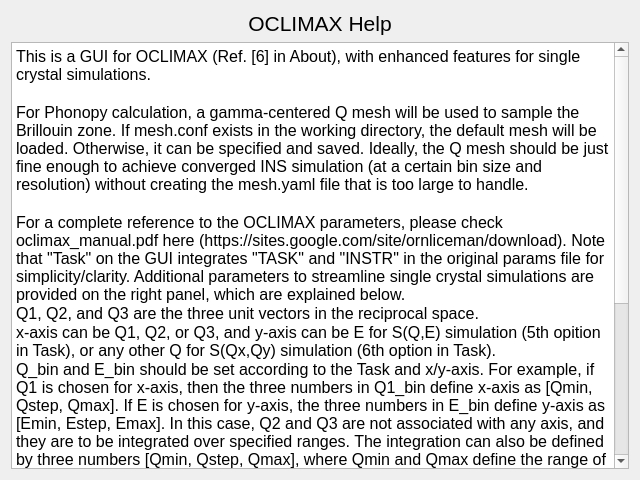
<?xml version="1.0" encoding="UTF-8"?>
<ui version="4.0">
 <class>Help_OCLIMAX</class>
 <widget class="QDialog" name="Help_OCLIMAX">
  <property name="geometry">
   <rect>
    <x>0</x>
    <y>0</y>
    <width>640</width>
    <height>480</height>
   </rect>
  </property>
  <property name="windowTitle">
   <string>Dialog</string>
  </property>
  <layout class="QVBoxLayout" name="verticalLayout">
   <item>
    <widget class="QLabel" name="label">
     <property name="text">
      <string>&lt;html&gt;&lt;head/&gt;&lt;body&gt;&lt;p align=&quot;center&quot;&gt;&lt;span style=&quot; font-size:16pt;&quot;&gt;OCLIMAX Help&lt;/span&gt;&lt;/p&gt;&lt;/body&gt;&lt;/html&gt;</string>
     </property>
    </widget>
   </item>
   <item>
    <widget class="QTextBrowser" name="textBrowser">
     <property name="html">
      <string>&lt;!DOCTYPE HTML PUBLIC &quot;-//W3C//DTD HTML 4.0//EN&quot; &quot;http://www.w3.org/TR/REC-html40/strict.dtd&quot;&gt;
&lt;html&gt;&lt;head&gt;&lt;meta name=&quot;qrichtext&quot; content=&quot;1&quot; /&gt;&lt;meta charset=&quot;utf-8&quot; /&gt;&lt;style type=&quot;text/css&quot;&gt;
p, li { white-space: pre-wrap; }
hr { height: 1px; border-width: 0; }
li.unchecked::marker { content: &quot;\2610&quot;; }
li.checked::marker { content: &quot;\2612&quot;; }
&lt;/style&gt;&lt;/head&gt;&lt;body style=&quot; font-family:'Segoe UI'; font-size:9pt; font-weight:400; font-style:normal;&quot;&gt;
&lt;p style=&quot; margin-top:0px; margin-bottom:0px; margin-left:0px; margin-right:0px; -qt-block-indent:0; text-indent:0px;&quot;&gt;&lt;span style=&quot; font-size:12pt;&quot;&gt;This is a GUI for OCLIMAX (Ref. [6] in About), with enhanced features for single crystal simulations.&lt;/span&gt;&lt;/p&gt;
&lt;p style=&quot;-qt-paragraph-type:empty; margin-top:0px; margin-bottom:0px; margin-left:0px; margin-right:0px; -qt-block-indent:0; text-indent:0px; font-size:12pt;&quot;&gt;&lt;br /&gt;&lt;/p&gt;
&lt;p style=&quot; margin-top:0px; margin-bottom:0px; margin-left:0px; margin-right:0px; -qt-block-indent:0; text-indent:0px;&quot;&gt;&lt;span style=&quot; font-size:12pt;&quot;&gt;For Phonopy calculation, a gamma-centered Q mesh will be used to sample the Brillouin zone. If mesh.conf exists in the working directory, the default mesh will be loaded. Otherwise, it can be specified and saved. Ideally, the Q mesh should be just fine enough to achieve converged INS simulation (at a certain bin size and resolution) without creating the mesh.yaml file that is too large to handle.&lt;/span&gt;&lt;/p&gt;
&lt;p style=&quot;-qt-paragraph-type:empty; margin-top:0px; margin-bottom:0px; margin-left:0px; margin-right:0px; -qt-block-indent:0; text-indent:0px; font-size:12pt;&quot;&gt;&lt;br /&gt;&lt;/p&gt;
&lt;p style=&quot; margin-top:0px; margin-bottom:0px; margin-left:0px; margin-right:0px; -qt-block-indent:0; text-indent:0px;&quot;&gt;&lt;span style=&quot; font-size:12pt;&quot;&gt;For a complete reference to the OCLIMAX parameters, please check oclimax_manual.pdf here (https://sites.google.com/site/ornliceman/download). Note that &amp;quot;Task&amp;quot; on the GUI integrates &amp;quot;TASK&amp;quot; and &amp;quot;INSTR&amp;quot; in the original params file for simplicity/clarity. Additional parameters to streamline single crystal simulations are provided on the right panel, which are explained below.&lt;/span&gt;&lt;/p&gt;
&lt;p style=&quot; margin-top:0px; margin-bottom:0px; margin-left:0px; margin-right:0px; -qt-block-indent:0; text-indent:0px;&quot;&gt;&lt;span style=&quot; font-size:12pt;&quot;&gt;Q1, Q2, and Q3 are the three unit vectors in the reciprocal space.&lt;/span&gt;&lt;/p&gt;
&lt;p style=&quot; margin-top:0px; margin-bottom:0px; margin-left:0px; margin-right:0px; -qt-block-indent:0; text-indent:0px;&quot;&gt;&lt;span style=&quot; font-size:12pt;&quot;&gt;x-axis can be Q1, Q2, or Q3, and y-axis can be E for S(Q,E) simulation (5th opition in Task), or any other Q for S(Qx,Qy) simulation (6th option in Task).&lt;/span&gt;&lt;/p&gt;
&lt;p style=&quot; margin-top:0px; margin-bottom:0px; margin-left:0px; margin-right:0px; -qt-block-indent:0; text-indent:0px;&quot;&gt;&lt;span style=&quot; font-size:12pt;&quot;&gt;Q_bin and E_bin should be set according to the Task and x/y-axis. For example, if Q1 is chosen for x-axis, then the three numbers in Q1_bin define x-axis as [Qmin, Qstep, Qmax]. If E is chosen for y-axis, the three numbers in E_bin define y-axis as [Emin, Estep, Emax]. In this case, Q2 and Q3 are not associated with any axis, and they are to be integrated over specified ranges. The integration can also be defined by three numbers [Qmin, Qstep, Qmax], where Qmin and Qmax define the range of integration, and Qstep is the sampling interval that determines how many samples should be calculated in this range.  The default values [-0.05, 0.05, 0.05] mean that Q2 and Q3 will be integrated within -0.05 and +0.05, with three sampling slices calculated at -0.05, 0.0, +0.05 each (thus nine samples in total for the combination of Q2 and Q3).&lt;/span&gt;&lt;/p&gt;
&lt;p style=&quot;-qt-paragraph-type:empty; margin-top:0px; margin-bottom:0px; margin-left:0px; margin-right:0px; -qt-block-indent:0; text-indent:0px; font-size:12pt;&quot;&gt;&lt;br /&gt;&lt;/p&gt;
&lt;p style=&quot; margin-top:0px; margin-bottom:0px; margin-left:0px; margin-right:0px; -qt-block-indent:0; text-indent:0px;&quot;&gt;&lt;span style=&quot; font-size:12pt;&quot;&gt;Parameters can be either edited in the GUI, or loaded from a *.params file. The modified parameters in the GUI should be saved to a *.params file before proceeding to the simulation. This GUI only provides access to the most commonly used parameters. Additional parameters not in the GUI will have to be changed directly in the *.params file. The default file name is oclimax.params, but it is recommended to save the file in a unique name (with keywords describing the simulation) so that it is not overwritten and you can easily reproduce the simulation in the future.&lt;/span&gt;&lt;/p&gt;&lt;/body&gt;&lt;/html&gt;</string>
     </property>
    </widget>
   </item>
  </layout>
 </widget>
 <resources/>
 <connections/>
</ui>
